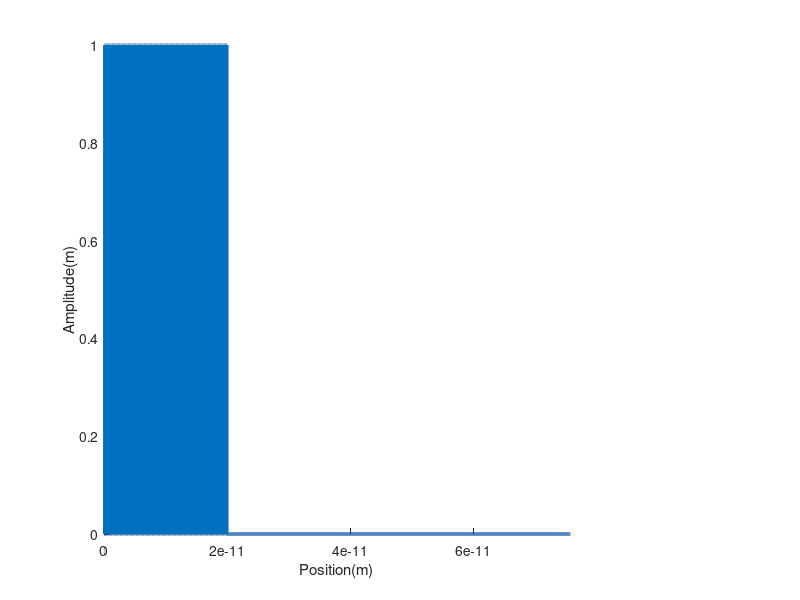

Reproduce this figure in MATLAB. (Note: this script raises an error after producing the figure.)
clc,clear
t = 0; j = 0;
dx = 1e-15;  dt = 1e-15;           % c*dt/dx
c = 1;                         % wave speed
x = 0:dx:2e-10;
y = zeros(1,length(x));
value = 0;
Switch = 0;
n = 100;                         % number of pulses
for i = 1:length(x)
% Generate 100 pulses with width 100femto
 if ~mod(i*dx,1e-13)
     value = ~value;
     Switch = Switch + 1;
 end
 if Switch >= 2*n
     value = 0;
 end
 if value
     y(i) = 1;
 else 
     y(i) = 0;
 end
end

hf_advec = figure('Name','Advection');    
hold on
hplot = plot(x,y,'LineWidth',2);
xlabel('Position(m)');ylabel('Amplitude(m)');
axis([0 4e-13 0 1])   %%%%%%%%%%%%%%%%%



while ishandle(hf_advec)  && t <= 100*1e-15
    y = advection1D(y,dx,dt,c);
    if ishandle(hf_advec)
    set(hplot,'YData',y)
    j = j+1;
    t = j*dt
    end
     pause(0.0000000002)
end          


function [newY] = advection1D(oldY,dx,dt,c)
% backward difference 
% i starts from 2(matlab ��e��������0)
    n = length(oldY);
    i = 2:n-1;
    newY(i) = oldY(i) - (dt/dx)*c*(oldY(i)-oldY(i-1));      
    newY(n) = oldY(n) - (dt/dx)*c*(oldY(n)-oldY(n-1));
end